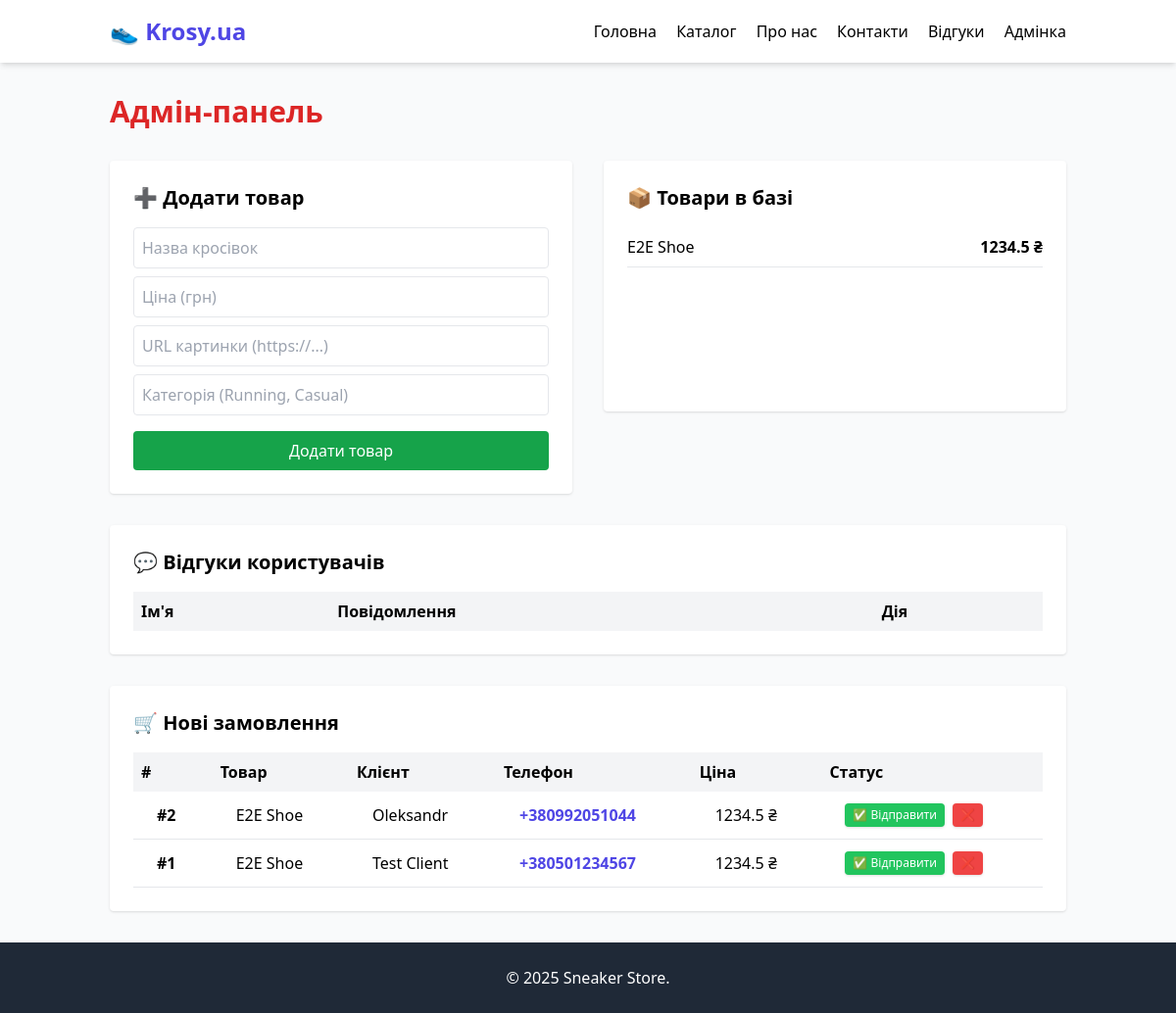
/admin, run on an earlier commit of the app's database.
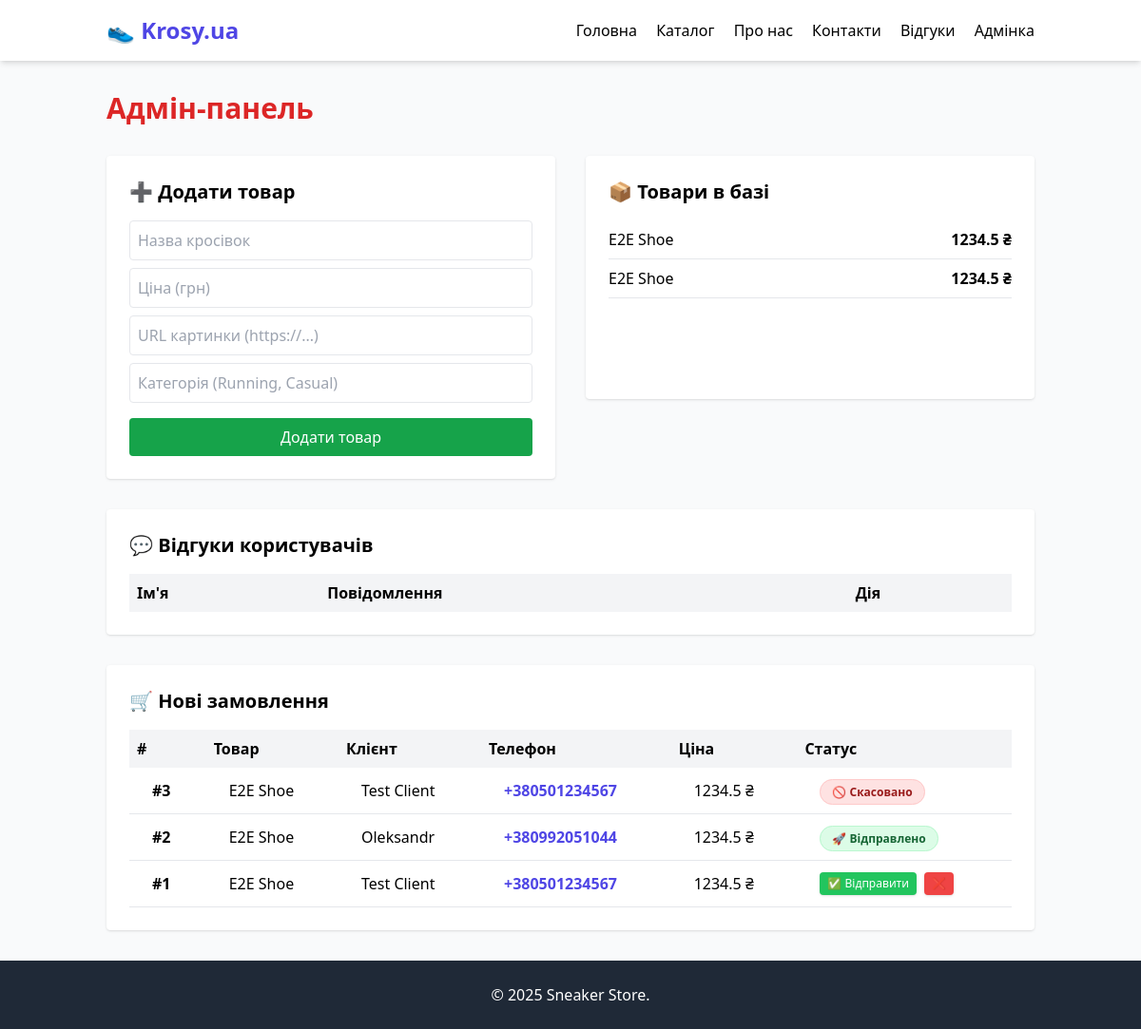
And on a later commit of the database.
### tables this page shows
CREATE TABLE products (
            id INTEGER PRIMARY KEY AUTOINCREMENT,
            name TEXT NOT NULL,
            price REAL NOT NULL,
            image TEXT,
            category TEXT
        );

CREATE TABLE orders (
            id INTEGER PRIMARY KEY AUTOINCREMENT,
            product_id INTEGER NOT NULL,
            customer_name TEXT NOT NULL,
            customer_phone TEXT NOT NULL,
            status TEXT DEFAULT 'New',
            FOREIGN KEY (product_id) REFERENCES products (id)
        );

### routes/admin.py (the view, shortened to what this page needs)
@admin_bp.route('/admin', methods=['GET', 'POST'])
def admin_panel():
    reviews = get_all_feedback()
    products = get_all_products()
    orders = get_all_orders()
    return render_template('admin.html', title="Адмін-панель", reviews=reviews, products=products, orders=orders)

### models.py (called while the page is built)
def get_db_connection():
    conn = sqlite3.connect('db.sqlite')
    conn.row_factory = sqlite3.Row
    return conn

def get_all_feedback():
    conn = get_db_connection()
    reviews = conn.execute('SELECT * FROM feedback ORDER BY id DESC').fetchall()
    conn.close()
    return reviews

def get_all_products():
    conn = get_db_connection()
    products = conn.execute('SELECT * FROM products').fetchall()
    conn.close()
    return products

def get_all_orders():
    conn = get_db_connection()
    query = '''
        SELECT orders.id, orders.customer_name, orders.customer_phone, orders.status, products.name as product_name, products.price
        FROM orders
        JOIN products ON orders.product_id = products.id
        ORDER BY orders.id DESC
    '''
    orders = conn.execute(query).fetchall()
    conn.close()
    return orders

### templates/admin.html (shortened to what this page needs)
{% extends "base.html" %}
{% block content %}
<div class="max-w-6xl mx-auto">
    <h1 class="text-3xl font-bold mb-8 text-red-600">Адмін-панель</h1>
    <div class="grid grid-cols-1 md:grid-cols-2 gap-8">
        <div class="bg-white p-6 rounded shadow">
            <h2 class="text-xl font-bold mb-4">➕ Додати товар</h2>
            <form method="POST" action="/admin">
                <input type="text" name="name" placeholder="Назва кросівок" required class="w-full border p-2 mb-2 rounded">
                <input type="number" name="price" placeholder="Ціна (грн)" required class="w-full border p-2 mb-2 rounded">
                <input type="text" name="image" placeholder="URL картинки (https://...)" required class="w-full border p-2 mb-2 rounded">
                <input type="text" name="category" placeholder="Категорія (Running, Casual)" required class="w-full border p-2 mb-4 rounded">
                <button type="submit" class="bg-green-600 text-white w-full py-2 rounded hover:bg-green-700">Додати товар</button>
            </form>
        </div>
        <div class="bg-white p-6 rounded shadow overflow-y-auto h-64">
            <h2 class="text-xl font-bold mb-4">📦 Товари в базі</h2>
            <ul>
                {% for product in products %}
                <li class="border-b py-2 flex justify-between">
                    <span>{{ product['name'] }}</span>
                    <span class="font-bold">{{ product['price'] }} ₴</span>
                </li>
                {% endfor %}
            </ul>
        </div>
    </div>
    <div class="mt-8 bg-white p-6 rounded shadow">
        <h2 class="text-xl font-bold mb-4">💬 Відгуки користувачів</h2>
        <table class="w-full text-left">
            <thead>
                <tr class="bg-gray-100">
                    <th class="p-2">Ім'я</th>
                    <th class="p-2">Повідомлення</th>
                    <th class="p-2">Дія</th>
                </tr>
            </thead>
        </table>
    </div>
    <div class="mt-8 bg-white p-6 rounded shadow">
        <h2 class="text-xl font-bold mb-4">🛒 Нові замовлення</h2>
        <table class="w-full text-left">
            <thead>
                <tr class="bg-gray-100">
                    <th class="p-2">#</th>
                    <th class="p-2">Товар</th>
                    <th class="p-2">Клієнт</th>
                    <th class="p-2">Телефон</th>
                    <th class="p-2">Ціна</th>
                    <th class="p-2">Статус</th>
                </tr>
            </thead>
            <tbody>
                {% for order in orders %}
                <tr class="border-b border-gray-200 hover:bg-gray-100 transition">
                    <td class="py-3 px-6 font-bold">#{{ order['id'] }}</td>
                    <td class="py-3 px-6">{{ order['product_name'] }}</td>
                    <td class="py-3 px-6">{{ order['customer_name'] }}</td>
                    <td class="py-3 px-6 font-bold text-indigo-600">{{ order['customer_phone'] }}</td>
                    <td class="py-3 px-6">{{ order['price'] }} ₴</td>
                    <td class="py-3 px-6">
                        {% if order['status'] == 'New' %}
                            <div class="flex space-x-2">
                                <a href="/admin/order/{{ order['id'] }}/Sent"
                                   class="bg-green-500 text-white px-2 py-1 rounded text-xs hover:bg-green-600 shadow"
                                   title="Позначити як відправлене">
                                   ✅ Відправити
                                </a>
                                <a href="/admin/order/{{ order['id'] }}/Canceled"
                                   class="bg-red-500 text-white px-2 py-1 rounded text-xs hover:bg-red-600 shadow"
                                   title="Скасувати замовлення">
                                   ❌
                                </a>
                            </div>
                        {% elif order['status'] == 'Sent' %}
                            <span class="bg-green-100 text-green-800 py-1 px-3 rounded-full text-xs font-bold border border-green-200">
                                🚀 Відправлено
                            </span>
                        {% else %}
                            <span class="bg-red-100 text-red-800 py-1 px-3 rounded-full text-xs font-bold border border-red-200">
                                🚫 Скасовано
                            </span>
                        {% endif %}
                    </td>
                </tr>
                {% else %}
                <tr>
                    <td colspan="6" class="p-4 text-center text-gray-500">Поки немає замовлень</td>
                </tr>
                {% endfor %}
            </tbody>
        </table>
    </div>
</div>
{% endblock %}

### templates/base.html (shortened to what this page needs)
<!DOCTYPE html>
<html lang="uk">
<head>
    <script src="https://cdn.tailwindcss.com"></script>
</head>
<body class="bg-gray-50 flex flex-col min-h-screen font-sans">
    <nav class="bg-white shadow-md">
        <div class="container mx-auto px-6 py-4 flex justify-between items-center">
            <a href="/" class="text-2xl font-bold text-indigo-600">👟 Krosy.ua</a>
            <div class="space-x-4">
                <a href="/" class="hover:text-indigo-600">Головна</a>
                <a href="/catalog" class="hover:text-indigo-600">Каталог</a>
                <a href="/about" class="hover:text-indigo-600">Про нас</a>
                <a href="/contacts" class="hover:text-indigo-600">Контакти</a>
                <a href="/feedback" class="hover:text-indigo-600">Відгуки</a>
                <a href="/admin" class="hover:text-indigo-600">Адмінка</a>
            </div>
        </div>
    </nav>
    <main class="container mx-auto px-6 py-8 flex-grow">
        {% block content %}{% endblock %}
    </main>
    <footer class="bg-gray-800 text-white py-6 mt-auto text-center">
        <p>&copy; 2025 Sneaker Store.</p>
    </footer>
</body>
</html>

What changed in the data, as far as the page shows it:
added products: name "E2E Shoe", price "1234.5"
added orders: id "3", product_name "E2E Shoe", customer_name "Test Client", customer_phone "+380501234567", price "1234.5", status "🚫 Скасовано"
changed orders "Oleksandr": status "✅ Відправити ❌" → "🚀 Відправлено"
